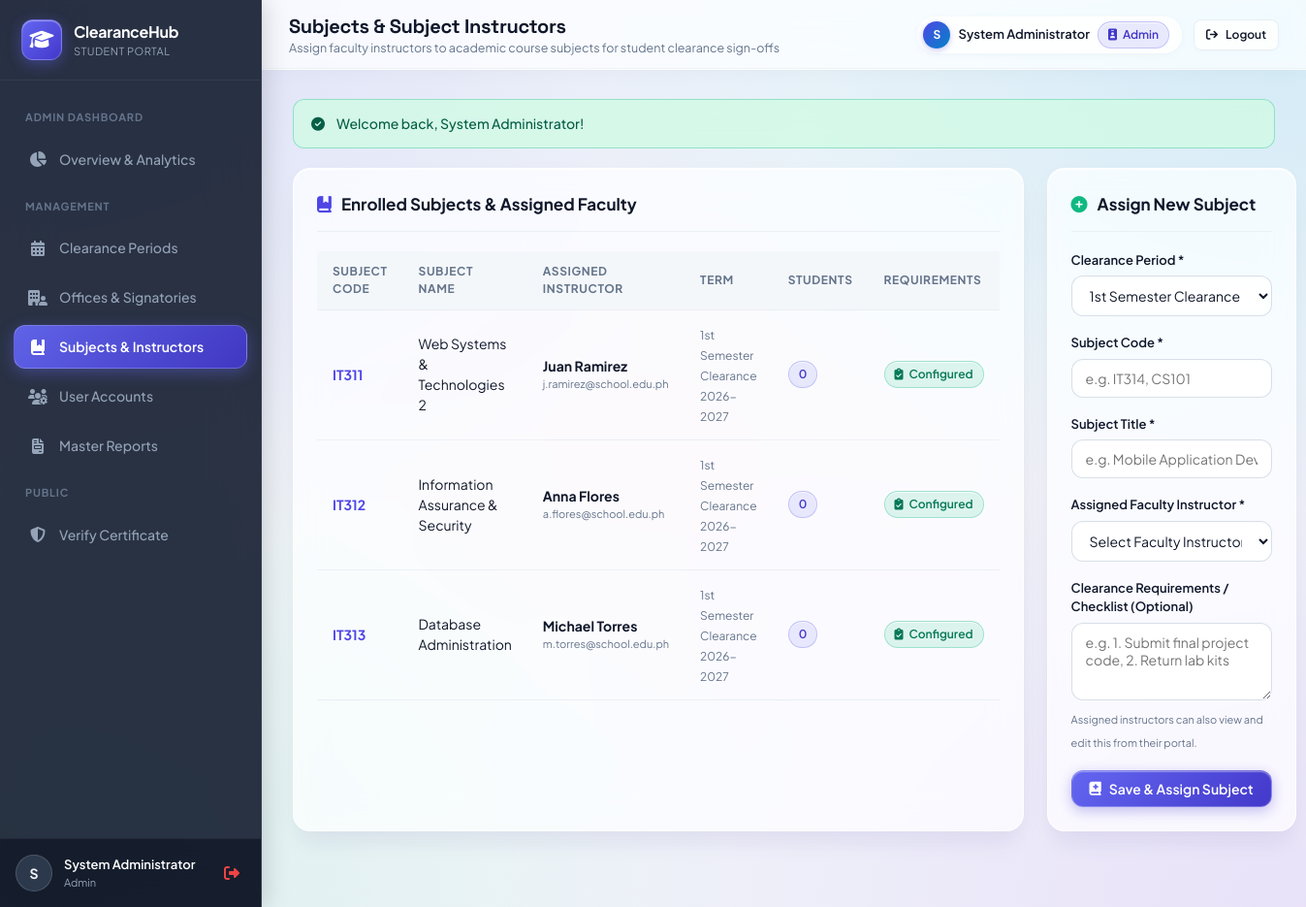
The app's page /admin/subjects.php (signed in) with its own data.
### tables this page shows
CREATE TABLE `subjects` (
  `id` INT AUTO_INCREMENT PRIMARY KEY,
  `code` VARCHAR(30) NOT NULL,
  `name` VARCHAR(100) NOT NULL,
  `clearance_requirements` TEXT NULL,
  `instructor_id` INT NOT NULL,
  `period_id` INT NOT NULL,
  `created_at` TIMESTAMP DEFAULT CURRENT_TIMESTAMP,
  FOREIGN KEY (`instructor_id`) REFERENCES `users`(`id`) ON DELETE CASCADE,
  FOREIGN KEY (`period_id`) REFERENCES `clearance_periods`(`id`) ON DELETE CASCADE
);

CREATE TABLE `users` (
  `id` INT AUTO_INCREMENT PRIMARY KEY,
  `username` VARCHAR(50) NOT NULL UNIQUE,
  `password` VARCHAR(255) NOT NULL,
  `role` ENUM('admin', 'signatory', 'instructor', 'student') NOT NULL,
  `first_name` VARCHAR(60) NOT NULL,
  `last_name` VARCHAR(60) NOT NULL,
  `email` VARCHAR(100) NULL,
  `student_id` VARCHAR(50) NULL UNIQUE,
  `department_id` INT NULL,
  `course` VARCHAR(80) NULL,
  `year_level` VARCHAR(20) NULL,
  `section` VARCHAR(20) NULL,
  `status` ENUM('active', 'inactive') DEFAULT 'active',
  `created_at` TIMESTAMP DEFAULT CURRENT_TIMESTAMP,
  FOREIGN KEY (`department_id`) REFERENCES `departments`(`id`) ON DELETE SET NULL
);

CREATE TABLE `clearance_periods` (
  `id` INT AUTO_INCREMENT PRIMARY KEY,
  `name` VARCHAR(100) NOT NULL,
  `academic_year` VARCHAR(50) NOT NULL,
  `semester` VARCHAR(30) NOT NULL,
  `start_date` DATE NOT NULL,
  `end_date` DATE NOT NULL,
  `is_active` TINYINT(1) DEFAULT 0,
  `created_at` TIMESTAMP DEFAULT CURRENT_TIMESTAMP
);

### config/helpers.php (called while the page is built, shortened)
<?php
function e(?string $string): string {
    return htmlspecialchars($string ?? '', ENT_QUOTES, 'UTF-8');
}
function url(string $path = ''): string {
    $base = defined('BASE_URL') ? BASE_URL : '/';
    return $base . ltrim($path, '/');
}

### admin/subjects.php (the view, shortened to what this page needs)
<?php
require_once __DIR__ . '/../config/db.php';
require_once __DIR__ . '/../config/helpers.php';
$periods = $pdo->query("SELECT * FROM clearance_periods ORDER BY id DESC")->fetchAll();
$subjects = $pdo->query("
    SELECT s.*, cp.name as period_name,
           CONCAT(u.first_name, ' ', u.last_name) as instructor_name,
           u.email as instructor_email,
           COUNT(css.id) as student_count
    FROM subjects s
    JOIN clearance_periods cp ON s.period_id = cp.id
    JOIN users u ON s.instructor_id = u.id
    LEFT JOIN clearance_subject_status css ON s.id = css.subject_id
    GROUP BY s.id
    ORDER BY cp.id DESC, s.code ASC
")->fetchAll();
include __DIR__ . '/../includes/header.php';
include __DIR__ . '/../includes/navbar.php';
?>
<div class="grid-2-1">
    <div class="card">
        <div class="card-header">
            <div class="card-title">
                <i class="fa-solid fa-book-bookmark" style="color: var(--primary);"></i>
                <span>Enrolled Subjects & Assigned Faculty</span>
            </div>
        </div>
        <div class="table-responsive">
            <table class="table">
                <thead>
                    <tr>
                        <th>Subject Code</th>
                        <th>Subject Name</th>
                        <th>Assigned Instructor</th>
                        <th>Term</th>
                        <th>Students</th>
                        <th>Requirements</th>
                    </tr>
                </thead>
                <tbody>
                    <?php if (empty($subjects)): ?>
                        <tr><td colspan="6" style="text-align: center; color: var(--text-muted);">No subjects added yet.</td></tr>
                    <?php else: ?>
                        <?php foreach ($subjects as $s): ?>
                            <tr>
                                <td><strong style="color: var(--primary);"><?= e($s['code']) ?></strong></td>
                                <td><?= e($s['name']) ?></td>
                                <td>
                                    <div><strong><?= e($s['instructor_name']) ?></strong></div>
                                    <div style="font-size: 11px; color: var(--text-muted);"><?= e($s['instructor_email']) ?></div>
                                </td>
                                <td><span style="font-size: 12px; color: var(--text-muted);"><?= e($s['period_name']) ?></span></td>
                                <td><span class="badge badge-primary"><?= (int)$s['student_count'] ?></span></td>
                                <td>
                                    <?php if (!empty($s['clearance_requirements'])): ?>
                                        <span class="badge badge-success" title="<?= e($s['clearance_requirements']) ?>">
                                            <i class="fa-solid fa-clipboard-check"></i> Configured
                                        </span>
                                    <?php else: ?>
                                        <span style="font-size: 11px; color: var(--text-muted);">None</span>
                                    <?php endif; ?>
                                </td>
                            </tr>
                        <?php endforeach; ?>
                    <?php endif; ?>
                </tbody>
            </table>
        </div>
    </div>
    <div class="card">
        <div class="card-header">
            <div class="card-title">
                <i class="fa-solid fa-plus-circle" style="color: var(--success);"></i>
                <span>Assign New Subject</span>
            </div>
        </div>
        <form action="<?= url('admin/subjects.php') ?>" method="POST">
            <div class="form-group">
                <label class="form-label" for="period_id">Clearance Period *</label>
                <select name="period_id" id="period_id" class="form-control" required>
                    <?php foreach ($periods as $p): ?>
                        <option value="<?= $p['id'] ?>" <?= $p['is_active'] ? 'selected' : '' ?>>
                            <?= e($p['name']) ?> <?= $p['is_active'] ? '(Active)' : '' ?>
                        </option>
                    <?php endforeach; ?>
                </select>
            </div>
            <div class="form-group">
                <label class="form-label" for="code">Subject Code *</label>
                <input type="text" name="code" id="code" class="form-control" required placeholder="e.g. IT314, CS101">
            </div>
            <div class="form-group">
                <label class="form-label" for="name">Subject Title *</label>
                <input type="text" name="name" id="name" class="form-control" required placeholder="e.g. Mobile Application Development">
            </div>
            <div class="form-group">
                <label class="form-label" for="instructor_id">Assigned Faculty Instructor *</label>
                <select name="instructor_id" id="instructor_id" class="form-control" required>
                    <option value="">Select Faculty Instructor</option>
                </select>
            </div>
            <div class="form-group">
                <label class="form-label" for="clearance_requirements">Clearance Requirements / Checklist (Optional)</label>
                <textarea name="clearance_requirements" id="clearance_requirements" class="form-control" rows="3" placeholder="e.g. 1. Submit final project code, 2. Return lab kits"></textarea>
                <small style="font-size: 11px; color: var(--text-muted);">Assigned instructors can also view and edit this from their portal.</small>
            </div>
            <button type="submit" class="btn btn-primary" style="width: 100%;">
                <i class="fa-solid fa-book-medical"></i> Save & Assign Subject
            </button>
        </form>
    </div>
</div>
<?php include __DIR__ . '/../includes/footer.php'; ?>

### records on screen
subjects: code "IT311", name "Web Systems & Technologies 2", instructor_name "Juan Ramirez", instructor.email "j.ramirez@school.edu.ph", period.name "1st Semester Clearance 2026-2027", student_count "0"
subjects: code "IT312", name "Information Assurance & Security", instructor_name "Anna Flores", instructor.email "a.flores@school.edu.ph", period.name "1st Semester Clearance 2026-2027", student_count "0"
subjects: code "IT313", name "Database Administration", instructor_name "Michael Torres", instructor.email "m.torres@school.edu.ph", period.name "1st Semester Clearance 2026-2027", student_count "0"

### other values on screen
substr($user['name'] ?: $user['username'], 0, 1) "S"
$user['name'] ?: $user['username'] "System Administrator"
$user['role'] "Admin"
$page_title "Subjects & Subject Instructors"
$page_subtitle "Assign faculty instructors to academic course subjects for student clearance sign-offs"
$flash['message'] "Welcome back, System Administrator!"
form field period_id "1st Semester Clearance 2026-2027 (Active)"
